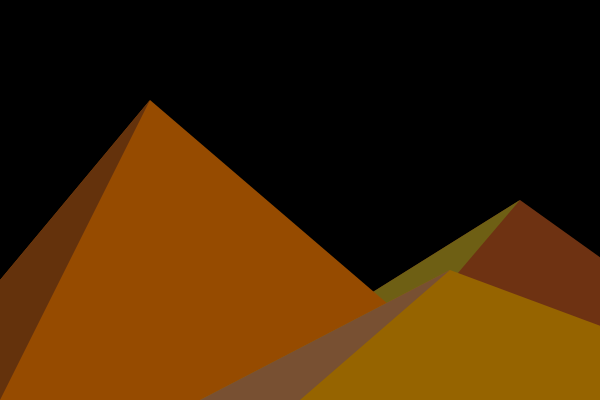
Frame 1 (no input)
Frame 60 (no input): identical to frame 1, image omitted
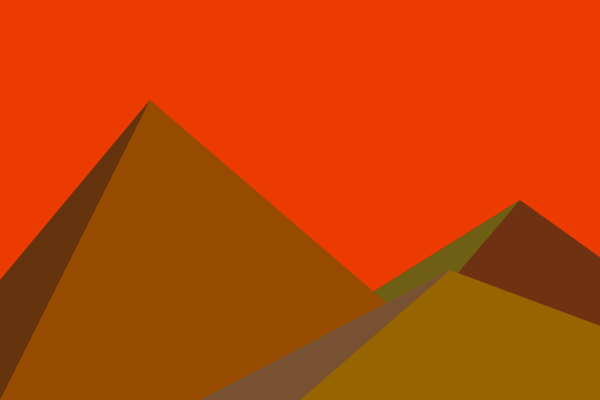
Frame 120 (the mouse pressed at the canvas centre since frame 60)

The p5.js sketch that drew these frames (run headless with seeded random() and noise() and a simulated clock; from frame 60 on, the mouse is pressed at the canvas centre):

// p5.js sketch
// ── sketch.js
let sunHeight = 600;
let greenVal = 0;
let redVal = 0;


function setup() {
    createCanvas(600, 400);
}

function draw() {
    background(redVal, greenVal, 0);
    //sun
    fill(255, 135, 5, 60);
    strokeWeight(0);
    circle(200, sunHeight, 180);
    fill(255, 100, 0, 100);
    circle(200, sunHeight, 140);

    //mountains
    fill(110, 50, 18);
    triangle(200, 400, 520, 200, 800, 400);
    fill(110,95,20);
    triangle(200,400,520,200,350,400);  

    fill(150, 75, 0);
    triangle(-100, 400, 150, 100, 500, 400);
    fill(100, 50, 12);
    triangle(-100, 400, 150, 100, 0, 400); 

    fill(150, 100, 0);
    triangle(200, 400, 450, 270, 800, 400);
    fill(120, 80, 50);
    triangle(200, 400, 450, 270, 300, 400);

    // reduce sunHeight by 2 until it reaches 130
    if (sunHeight > 130) {
        sunHeight -= 2;
    }
    if (sunHeight < 480){
        greenVal += 1;
        redVal += 4;
        if (mouseIsPressed && sunHeight === 130) {
        background(0);
    } 
    }
}
